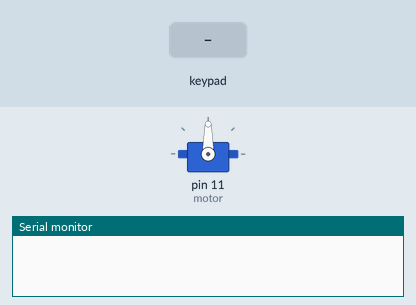
This sketch was run on a simulated Arduino Uno, built with avr-gcc and run on an emulated ATmega328P. Shown: servo, the last lines printed to the serial monitor. The test bench sets the inputs (shaded band).

Above: at 1.2 s.
1.3 s: key '1' pressed
At 2.2 s:
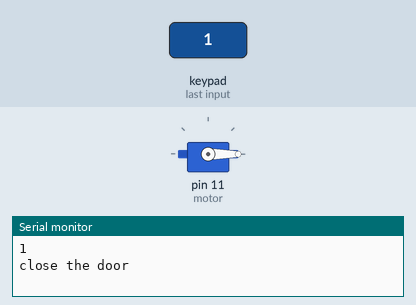
2.8 s: keypad keys 0 0 0 0 # pressed 0.4 s apart
6.3 s: key 'A' pressed
7.8 s: keypad keys 0 0 0 0 * pressed 0.4 s apart
11.3 s: key 'B' pressed
12.8 s: keypad keys 0 0 0 0 D pressed 0.4 s apart
Timing chart, 0 to 15.8 s (numbered marks = the images above; inputs shaded):
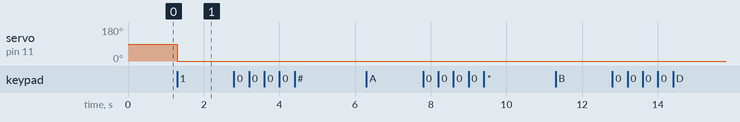

The sketch:

keypad.ino
```cpp
#include <Keypad.h>
#include <Servo.h>

Servo servo;
const int motor = 11;


int tru=0; //비밀번호 확인
int count=0;
char pw[4]={'0', '0', '0', '0'}; //비밀번호


const byte ROWS = 4;
const byte COLS = 4;

char keys[ROWS][COLS] = {
  {'1', '2', '3', 'A'},
  {'4', '5', '6', 'B'},
  {'7', '8', '9', 'C'},
  {'*', '0', '#', 'D'},
};

byte rowpins[ROWS] = {9, 8, 7, 6};
byte colpins[ROWS] = {5, 4, 3, 2};

Keypad keypad = Keypad(makeKeymap(keys), rowpins, colpins, ROWS, COLS);

void succsess(){
  servo.write(180);
  Serial.println("open the door");
  delay(1000);
  servo.write(0);
}

void fail(){
  servo.write(0);
  Serial.println("close the door");
}

void reset(){//#입력시 초기화
  tru=0;
  count=0;
  Serial.println("Passward reset");
}

void setup(){
  Serial.begin(9600);
  servo.attach(motor);   //서보 핀설정
  servo.write(90);     //서보 초기각도 0도 설정
}

void loop(){

  char key = keypad.getKey();


  if(key){
    Serial.println(key); //키패드 입력
    if(key==pw[count]){
      count++;
      tru++;
    }
    else if(key!=pw[count]){
      count++;
    }
    if(key=='#'){
      reset();
    }
    if(count==4){
      if(tru==4){
        Serial.println("keypad ok");
        succsess();
      }
    }
    else{
      fail();
    }
    tru=0;
    count=0;
  }
}
```

Measured:
- after the input at 1.3 s, servo on pin 11 (motor): 90° → 0° at once
